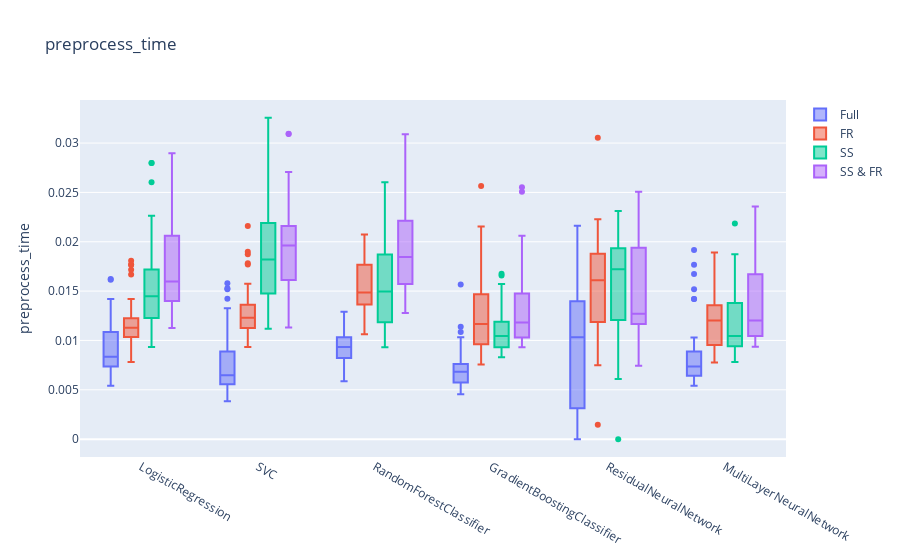
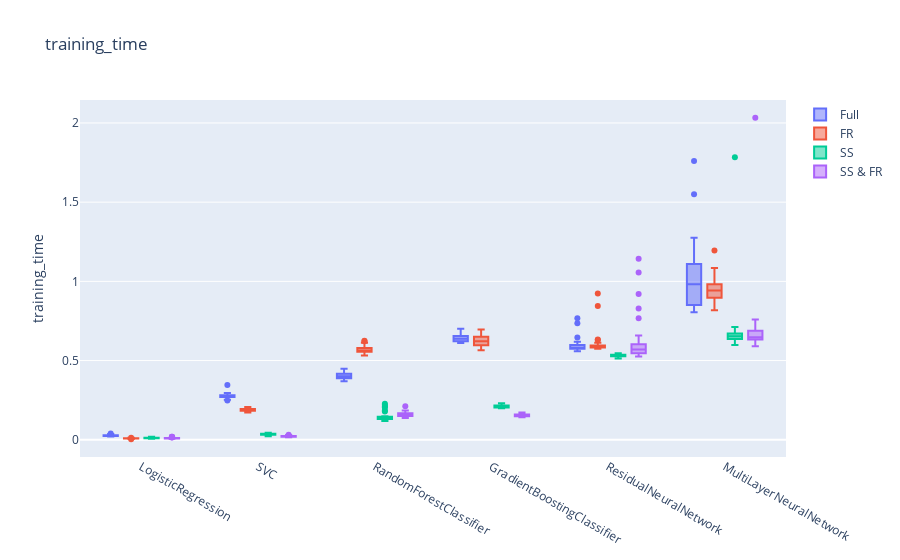
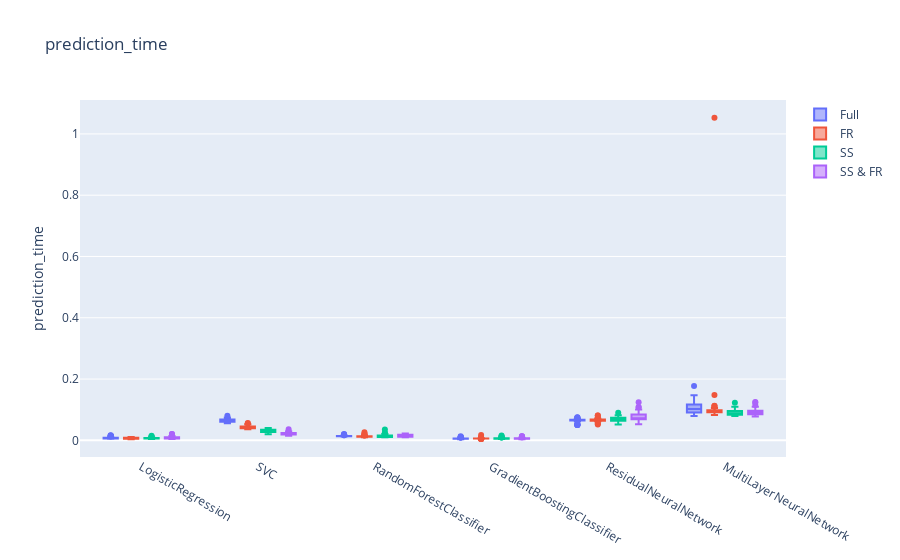

Notebook code cell kept with these figures, in order:
### Code cell
make_plots('preprocess_time')
make_plots('training_time')
make_plots('prediction_time')

### Figure 1 — Plotly figure (JSON) as saved in the notebook; plotly's stock layout.template omitted (floating-point values rounded to 4 significant figures; data arrays with more than 128 entries replaced by an {"elided": "..."} marker saying what was removed)
{"data": [{"name": "Full", "type": "box", "x": {"elided": "240 str values"}, "y": {"elided": "240 float values"}}, {"name": "FR", "type": "box", "x": {"elided": "240 str values"}, "y": {"elided": "240 float values"}}, {"name": "SS", "type": "box", "x": {"elided": "240 str values"}, "y": {"elided": "240 float values"}}, {"name": "SS & FR", "type": "box", "x": {"elided": "240 str values"}, "y": {"elided": "240 float values"}}], "layout": {"boxmode": "group", "title": {"text": "preprocess_time"}, "yaxis": {"title": {"text": "preprocess_time"}}}}

### Figure 2 — Plotly figure (JSON) as saved in the notebook; plotly's stock layout.template omitted (floating-point values rounded to 4 significant figures; data arrays with more than 128 entries replaced by an {"elided": "..."} marker saying what was removed)
{"data": [{"name": "Full", "type": "box", "x": {"elided": "240 str values"}, "y": {"elided": "240 float values"}}, {"name": "FR", "type": "box", "x": {"elided": "240 str values"}, "y": {"elided": "240 float values"}}, {"name": "SS", "type": "box", "x": {"elided": "240 str values"}, "y": {"elided": "240 float values"}}, {"name": "SS & FR", "type": "box", "x": {"elided": "240 str values"}, "y": {"elided": "240 float values"}}], "layout": {"boxmode": "group", "title": {"text": "training_time"}, "yaxis": {"title": {"text": "training_time"}}}}

### Figure 3 — Plotly figure (JSON) as saved in the notebook; plotly's stock layout.template omitted (floating-point values rounded to 4 significant figures; data arrays with more than 128 entries replaced by an {"elided": "..."} marker saying what was removed)
{"data": [{"name": "Full", "type": "box", "x": {"elided": "240 str values"}, "y": {"elided": "240 float values"}}, {"name": "FR", "type": "box", "x": {"elided": "240 str values"}, "y": {"elided": "240 float values"}}, {"name": "SS", "type": "box", "x": {"elided": "240 str values"}, "y": {"elided": "240 float values"}}, {"name": "SS & FR", "type": "box", "x": {"elided": "240 str values"}, "y": {"elided": "240 float values"}}], "layout": {"boxmode": "group", "title": {"text": "prediction_time"}, "yaxis": {"title": {"text": "prediction_time"}}}}
